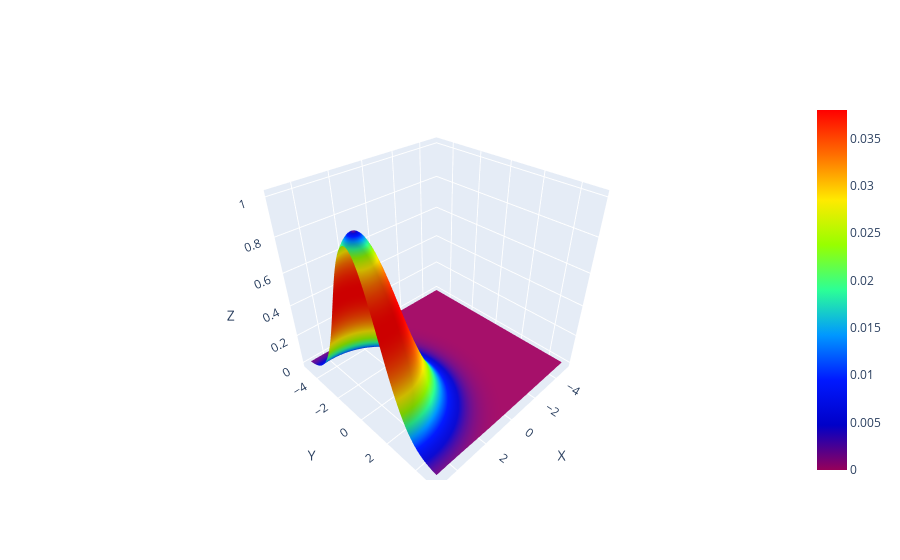

Write notebook code for a chart like this one.
### Code cell
import oed
import numpy as np
import plotly.graph_objects as go

#  定数とパラメータを定義
c_0 = 1
lambda_ = 1.61
x_peak = 4.5
y_peak = 0

#  指定された範囲内でxとyの座標を生成
x = np.linspace(-5, 5, num=100)
y = np.linspace(-5, 5, num=100)
x, y = np.meshgrid(x, y)

#  与えられた式に基づいてz値を計算
z = oed.c_gauss(c_0, lambda_, x, y, x_peak, y_peak)

# z値の傾き（微分）を計算
dzdx, dzdy = np.gradient(z, edge_order=2)

# 傾きを結合してカラースケールの値として使用するための単一の配列を作成
color_scale_values = np.sqrt(dzdx**2 + dzdy**2)


# 傾きの大きさに基づいてカラースケールを適用した3D表面プロットを作成
fig = go.Figure(
    data=[
        go.Surface(x=x, y=y, z=z, surfacecolor=color_scale_values, colorscale="rainbow")
    ]
)


#  レイアウトを更新
fig.update_layout(
    scene=dict(
        xaxis=dict(showbackground=False, showgrid=False),
        yaxis=dict(showbackground=False, showgrid=False),
        zaxis=dict(showbackground=False, showgrid=False),
        xaxis_title="X /cm",
        yaxis_title="Y /cm",
        zaxis_title="C /mM",
    )
)

#  プロットを表示
fig.show()

### Figure 1 — Plotly figure (JSON) as saved in the notebook; plotly's stock layout.template omitted (floating-point values rounded to 4 significant figures; data arrays with more than 128 entries replaced by an {"elided": "..."} marker saying what was removed)
{"data": [{"colorscale": [[0, "rgb(150,0,90)"], [0.125, "rgb(0,0,200)"], [0.25, "rgb(0,25,255)"], [0.375, "rgb(0,152,255)"], [0.5, "rgb(44,255,150)"], [0.625, "rgb(151,255,0)"], [0.75, "rgb(255,234,0)"], [0.875, "rgb(255,111,0)"], [1, "rgb(255,0,0)"]], "surfacecolor": {"elided": "100x100 float values"}, "type": "surface", "x": {"elided": "100x100 float values"}, "y": {"elided": "100x100 float values"}, "z": {"elided": "100x100 float values"}}], "layout": {"scene": {"xaxis": {"title": {"text": "X"}}, "yaxis": {"title": {"text": "Y"}}, "zaxis": {"title": {"text": "Z"}}}}}
